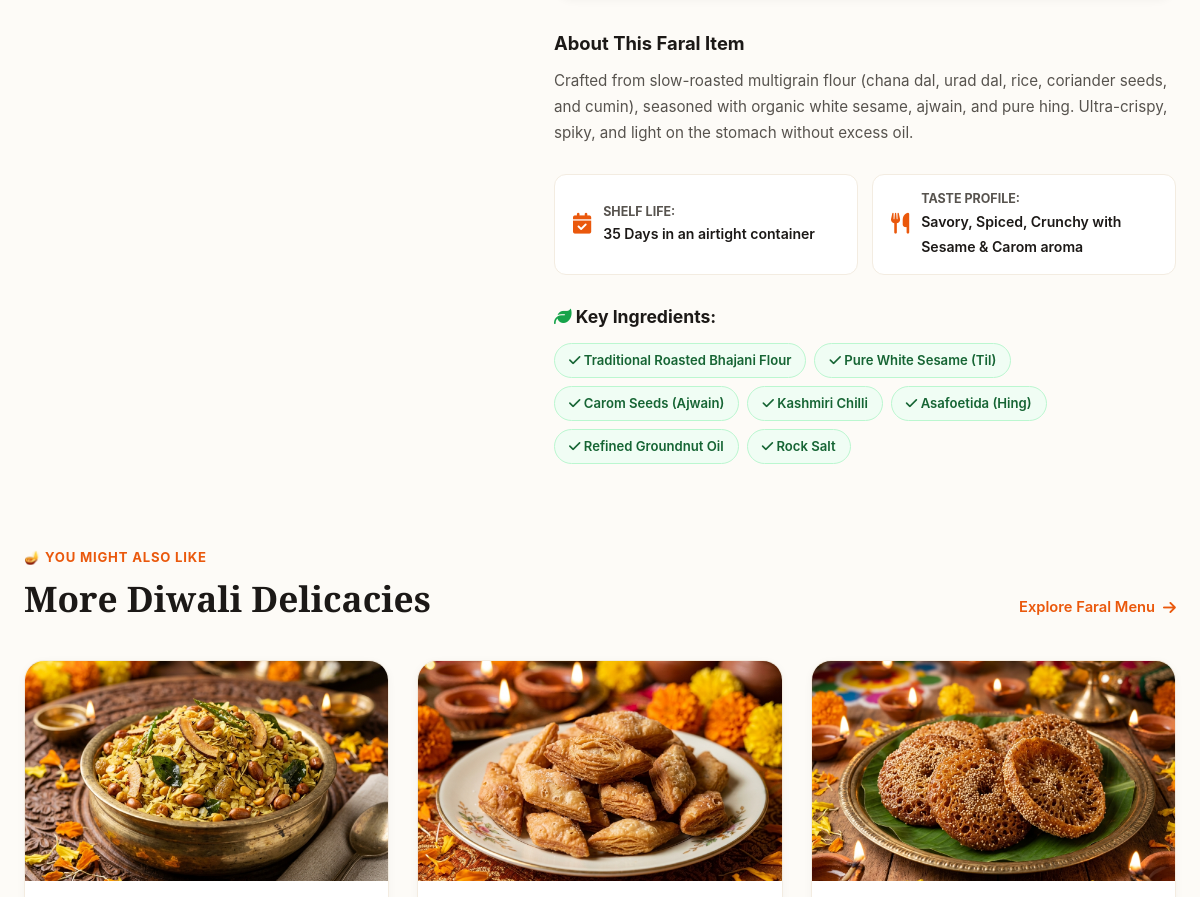
The page /product/bhajani-chakli (middle part) on the database as committed earlier.
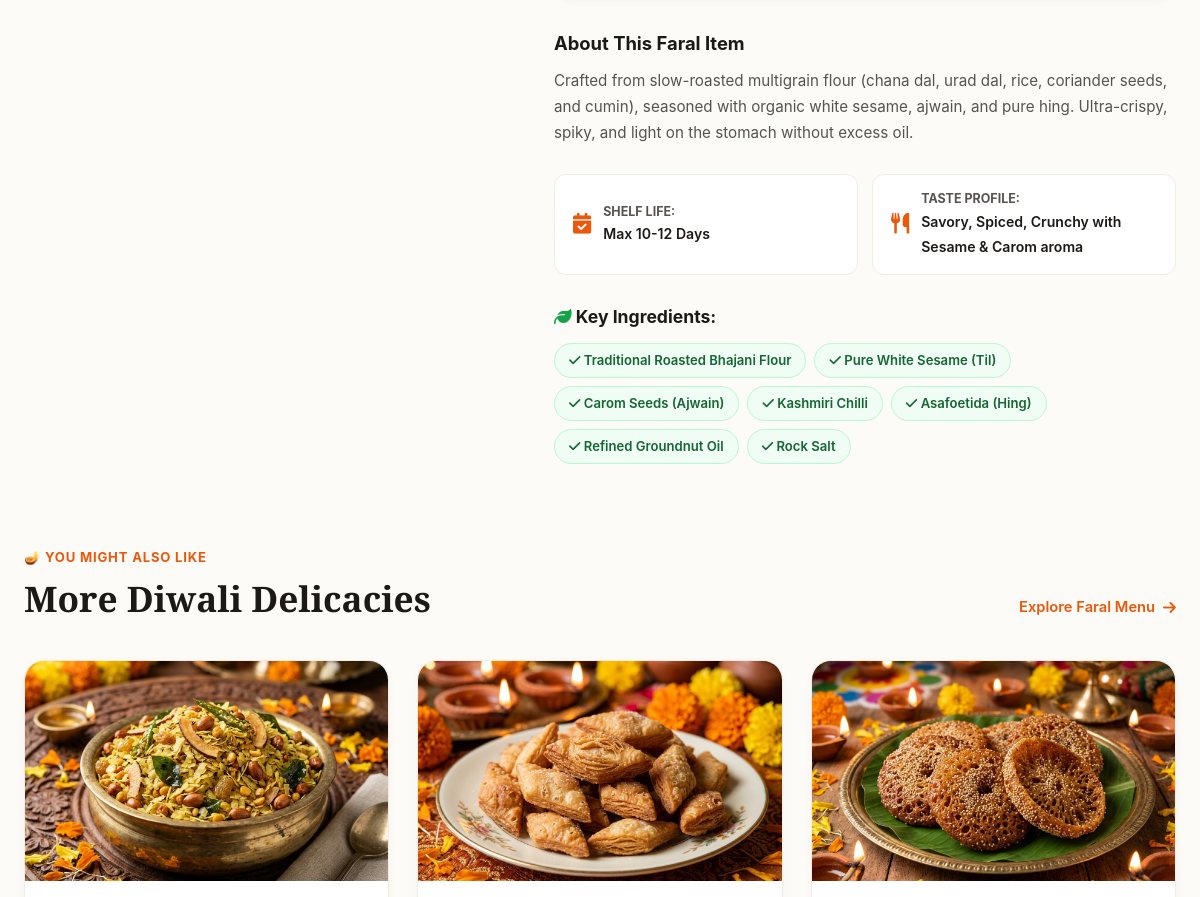
The same page on the database as committed later.
### tables this page shows
CREATE TABLE faral_products (
        id INTEGER PRIMARY KEY AUTOINCREMENT,
        slug TEXT UNIQUE NOT NULL,
        name_en TEXT NOT NULL,
        name_hi TEXT NOT NULL,
        tagline_en TEXT NOT NULL,
        tagline_hi TEXT NOT NULL,
        description_en TEXT NOT NULL,
        description_hi TEXT NOT NULL,
        category TEXT NOT NULL,
        category_en TEXT NOT NULL,
        category_hi TEXT NOT NULL,
        price_250g INTEGER NOT NULL,
        price_500g INTEGER NOT NULL,
        price_1kg INTEGER NOT NULL,
        price_gbp REAL NOT NULL,
        shelf_life_en TEXT NOT NULL,
        shelf_life_hi TEXT NOT NULL,
        taste_profile_en TEXT NOT NULL,
        taste_profile_hi TEXT NOT NULL,
        image TEXT NOT NULL,
        is_bestseller INTEGER DEFAULT 0,
        ingredients_en TEXT NOT NULL,
        ingredients_hi TEXT NOT NULL,
        created_at TIMESTAMP DEFAULT CURRENT_TIMESTAMP
    );

### app.py (the view)
@app.route("/product/<slug>")
def product_detail(slug):
    lang = get_current_lang()
    conn = get_db_connection()
    row = conn.execute("SELECT * FROM faral_products WHERE slug = ?", (slug,)).fetchone()
    if row:
        product = FaralProduct(row, lang)
        related_rows = conn.execute("SELECT * FROM faral_products WHERE slug != ? ORDER BY RANDOM() LIMIT 3", (slug,)).fetchall()
        related = [FaralProduct(r, lang) for r in related_rows]
        conn.close()
        return render_template("product_detail.html", product=product, related_products=related)
    conn.close()
    return redirect(url_for("faral_menu"))

### app.py (called while the page is built)
def get_current_lang():
    lang = request.args.get("lang")
    if lang in SUPPORTED_LANGUAGES:
        session["lang"] = lang
        return lang
    if "lang" in session and session["lang"] in SUPPORTED_LANGUAGES:
        return session["lang"]
    cookie_lang = request.cookies.get("vanshika_lang")
    if cookie_lang in SUPPORTED_LANGUAGES:
        session["lang"] = cookie_lang
        return cookie_lang
    return "en"

@app.context_processor
def inject_translations():
    lang = get_current_lang()
    t = TRANSLATIONS.get(lang, TRANSLATIONS["en"])
    return {
        "current_lang": lang,
        "t": t,
        "other_lang": "hi" if lang == "en" else "en",
        "other_lang_label": "मराठी / हिन्दी" if lang == "en" else "English",
        "delivery_fee_below_700": DELIVERY_FEE_BELOW_700,
        "delivery_fee_above_700": DELIVERY_FEE_ABOVE_700,
        "local_city": LOCAL_DELIVERY_CITY
    }

### templates/product_detail.html (shortened to what this page needs)
{% extends "base.html" %}
{% block content %}
<article class="product-detail-section">
    <div class="container">
        <div class="product-layout-grid">
            <div class="product-media-col">
            </div>
            <div class="product-info-col">
                <div class="product-description-block">
                    <h3>{% if current_lang == 'hi' %}पदार्थाची माहिती व अस्सल चव{% else %}About This Faral Item{% endif %}</h3>
                    <p>{{ product.description }}</p>
                </div>
                <div class="product-meta-specs-grid">
                    <div class="spec-card">
                        <i class="fas fa-calendar-check"></i>
                        <div>
                            <strong>{{ t.shelf_life }}</strong>
                            <span>{{ product.shelf_life }}</span>
                        </div>
                    </div>
                    <div class="spec-card">
                        <i class="fas fa-utensils"></i>
                        <div>
                            <strong>{{ t.taste_profile }}</strong>
                            <span>{{ product.taste_profile }}</span>
                        </div>
                    </div>
                </div>
                <div class="product-ingredients-block">
                    <h3><i class="fas fa-leaf" style="color: #16a34a;"></i> {{ t.pure_ingredients }}</h3>
                    <div class="ingredients-tags-wrap">
                        {% for ing in product.ingredients %}
                        <span class="ing-tag-chip"><i class="fas fa-check"></i> {{ ing }}</span>
                        {% endfor %}
                    </div>
                </div>
            </div>
        </div>
    </div>
</article>
{% if related_products %}
<section class="related-faral-section">
    <div class="container">
        <div class="section-header">
            <div>
                <span class="sub-title-badge">🪔 {% if current_lang == 'hi' %}आणखी काही खमंग फराळ{% else %}You Might Also Like{% endif %}</span>
                <h2 class="section-title">{% if current_lang == 'hi' %}इतर फराळ पदार्थ{% else %}More Diwali Delicacies{% endif %}</h2>
            </div>
            <a href="{{ url_for('faral_menu') }}" class="btn-outline-text">
                {{ t.view_menu }} <i class="fas fa-arrow-right"></i>
            </a>
        </div>
        <div class="recipes-grid faral-grid">
            {% for r in related_products %}
            <article class="recipe-card faral-card">
                <div class="card-image-wrap">
                    <img src="{{ r.image }}" alt="{{ r.name }}" loading="lazy" class="card-img">
                </div>
                <div class="card-body">
                </div>
            </article>
            {% endfor %}
        </div>
    </div>
</section>
{% endif %}
{% endblock %}

Rows that differ between the two databases and show on the page:
changed faral_products "Savory, Spiced, Crunchy with Sesame & Carom aroma": shelf_life "35 Days in an airtight container" → "Max 10-12 Days"
